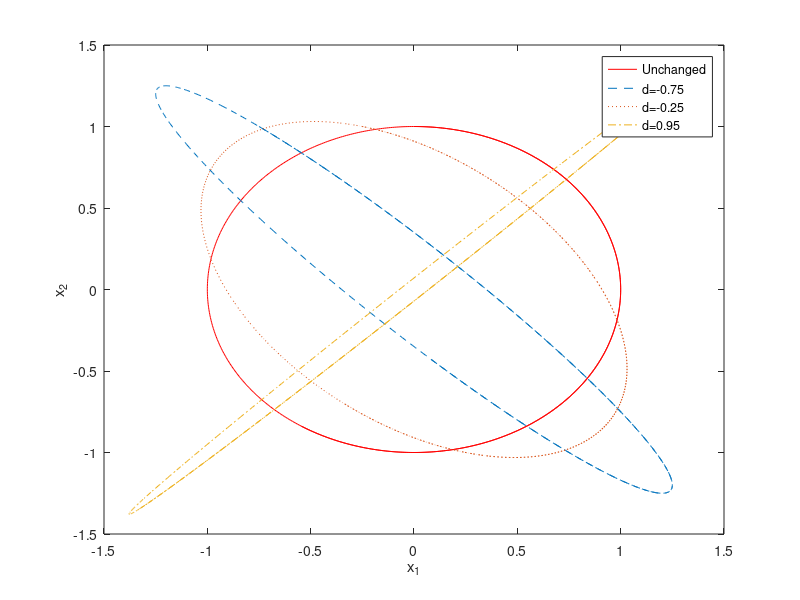

The MATLAB script that drew this image:
%%%%%%%%%%%%%%%%%%%%%%%%%%%
% Fall 2018 Math 8600 w/ Xue
%   Homework 4
%
% Question
%   Problem 5.24
%
% Function Dependencies
%   None
%
% Notes
%   None
%
% Author
%   Trevor Squires
%%%%%%%%%%%%%%%%%%%%%%%%%%%
clear
clc
close all;

t = 0:.01:10;
m = length(t);
x(1,1:m) = sin(t);
x(2,1:m) = cos(t);
plot(x(1,:),x(2,:),'r-','DisplayName','Unchanged')
xlabel('x_1')
ylabel('x_2')
hold on

d = [-.75, -.25, .95];
linS = {'--',':','-.'};
for i = 1:length(d)
    A = [1, d(i); d(i),1];
    y = A*x;
    plot(y(1,:),y(2,:),'linestyle',linS{i},'DisplayName',sprintf('d=%0.2f',d(i)))
    hold on

    
end
legend